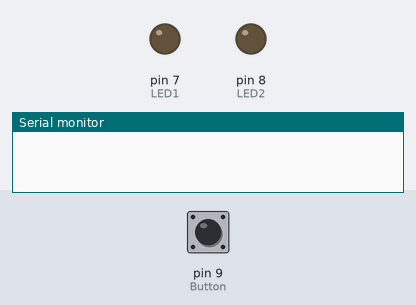
A sketch run on a simulated Arduino Uno, built with avr-gcc and run on an emulated ATmega328P. On the bench: output pins drawn as LEDs (lit = HIGH), the last lines printed to the serial monitor. Dashed ring = blinking. The test bench sets the inputs (shaded band); at power-on: pin 9 (Button) LOW.

Above: at 1.2 s.
1.3 s: pin 9 (Button) pulled HIGH for 1 s
At 1.45 s:
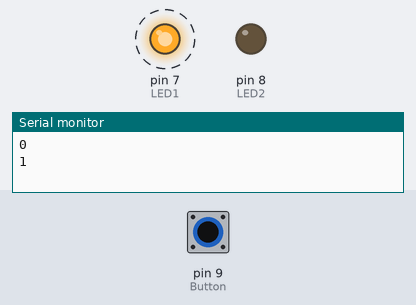
3.8 s: pin 9 (Button) pulled HIGH for 0.15 s
At 4.4 s:
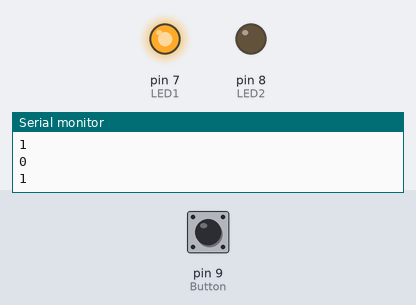
5.4 s: pin 9 (Button) pulled HIGH for 3.2 s
At 5.85 s:
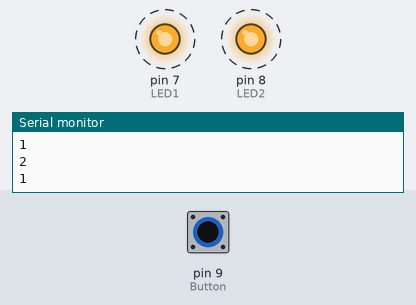
Timing chart, 0 to 9.9 s (numbered marks = the images above; inputs shaded):
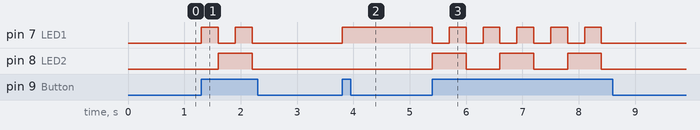

The sketch:

button_leds.ino
```cpp
int LED1 = 7;
int LED2 = 8;
int Button = 9;
int Count;

void setup() {
  Serial.begin(9600);
  pinMode(Button, INPUT);
  pinMode(LED1, OUTPUT);
  pinMode(LED2, OUTPUT);
  Count = 0;
}

void loop() {
  int valoareButton = digitalRead(Button);
  if(valoareButton==1){
    Count = Count % 4;
    Serial.println(Count);
    Serial.println(valoareButton);
    Serial.println();
    lightIt();
    delay(300);
    ++Count;
  }
}

void lightIt(){
  switch(Count){
    case 0: digitalWrite(LED1, HIGH);
    break;
    case 1: digitalWrite(LED2, HIGH);
            digitalWrite(LED1, LOW);
    break;
    case 2:
            digitalWrite(LED1, HIGH);
            break;
    case 3: digitalWrite(LED1, LOW);
            digitalWrite(LED2, LOW);
            break;
  }
}
```

Measured:
- after the input at 1.3 s, pin 7 (LED1): alternates HIGH for 0.30 s and LOW for 0.30 s, 4 changes in all, then stays LOW, starting at once; pin 8 (LED2): LOW → HIGH after 0.30 s, → LOW 0.60 s later
- after the input at 3.8 s, pin 7 (LED1): LOW → HIGH at once
- after the input at 5.4 s, pin 7 (LED1): alternates HIGH for 0.30 s and LOW for 0.30 s, 11 changes in all, then stays LOW, starting at once; pin 8 (LED2): alternates HIGH for 0.60 s and LOW for 0.60 s, 6 changes in all, then stays LOW, starting at once
